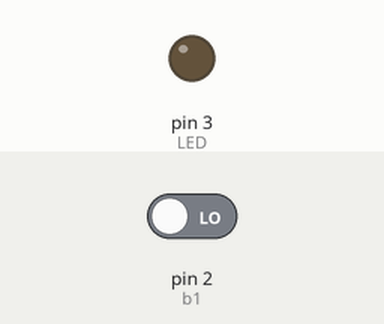
Bench run of a sketch on a simulated Arduino Uno, built with avr-gcc and run on an emulated ATmega328P. Parts: output pins drawn as LEDs (lit = HIGH). The inputs (shaded band) are chosen by the test bench; at power-on: pin 2 (b1) LOW.

Above: at 1.2 s.
1.3 s: pin 2 (b1) driven HIGH
At 2.2 s:
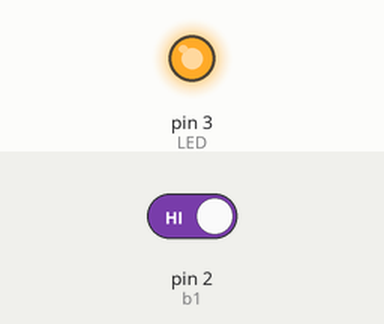
2.8 s: pin 2 (b1) driven LOW
At 3.4 s:
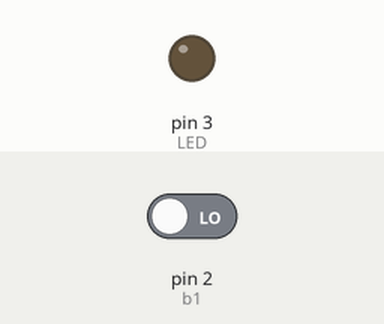
Timing chart, 0 to 5.8 s (numbered marks = the images above; inputs shaded):
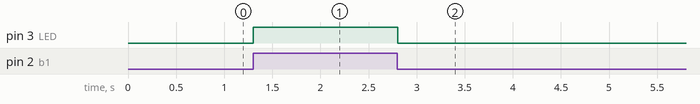

Measured:
- after the input at 1.3 s, pin 3 (LED): LOW → HIGH at once
- after the input at 2.8 s, pin 3 (LED): HIGH → LOW at once

The sketch:

Aula2.ino
```cpp
/*Entender digitalRead(), digitalWrite()
Pratica: Botão que liga o LED e Botão liga/desliga o LED
*/

int LED = 3;
int b1 = 2;

int estadob1 = 0;

void botaoLigaLED(){

  if (estadob1 == HIGH){
    digitalWrite(LED, HIGH);
  } else {
    digitalWrite(LED, LOW);
  }

  delay(1000);
}

void botaoLigaDesligaLED(){
  estadob1 = digitalRead(b1);
  if(estadob1 == HIGH){
    digitalWrite(LED, HIGH);
  } else {
    digitalWrite(LED, LOW);
  }
  delay(10);
}

void setup(){
  pinMode(LED, OUTPUT);
  pinMode(b1, INPUT);
}

void loop(){
  //botaoLigaLED();
  botaoLigaDesligaLED();

}
```
